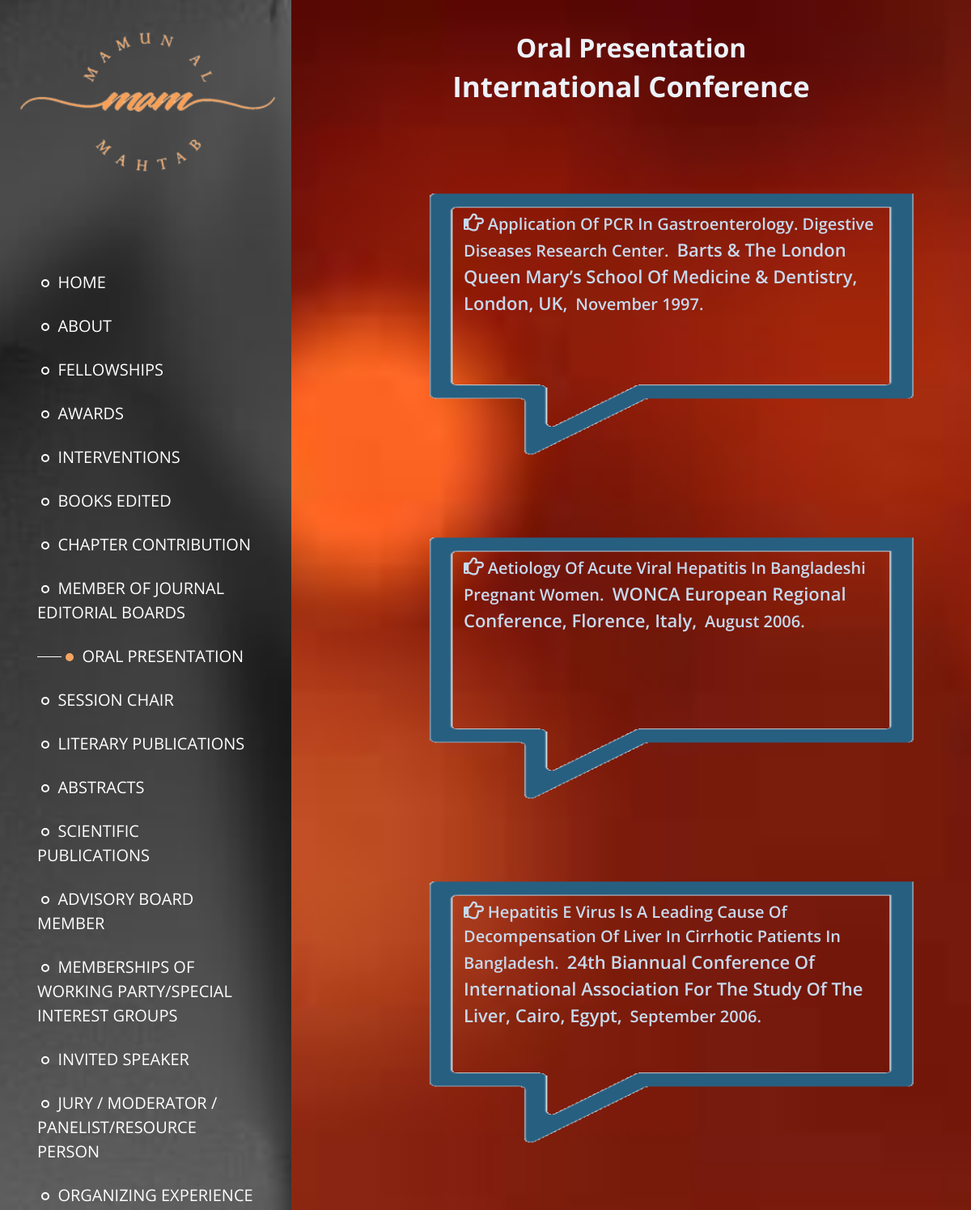
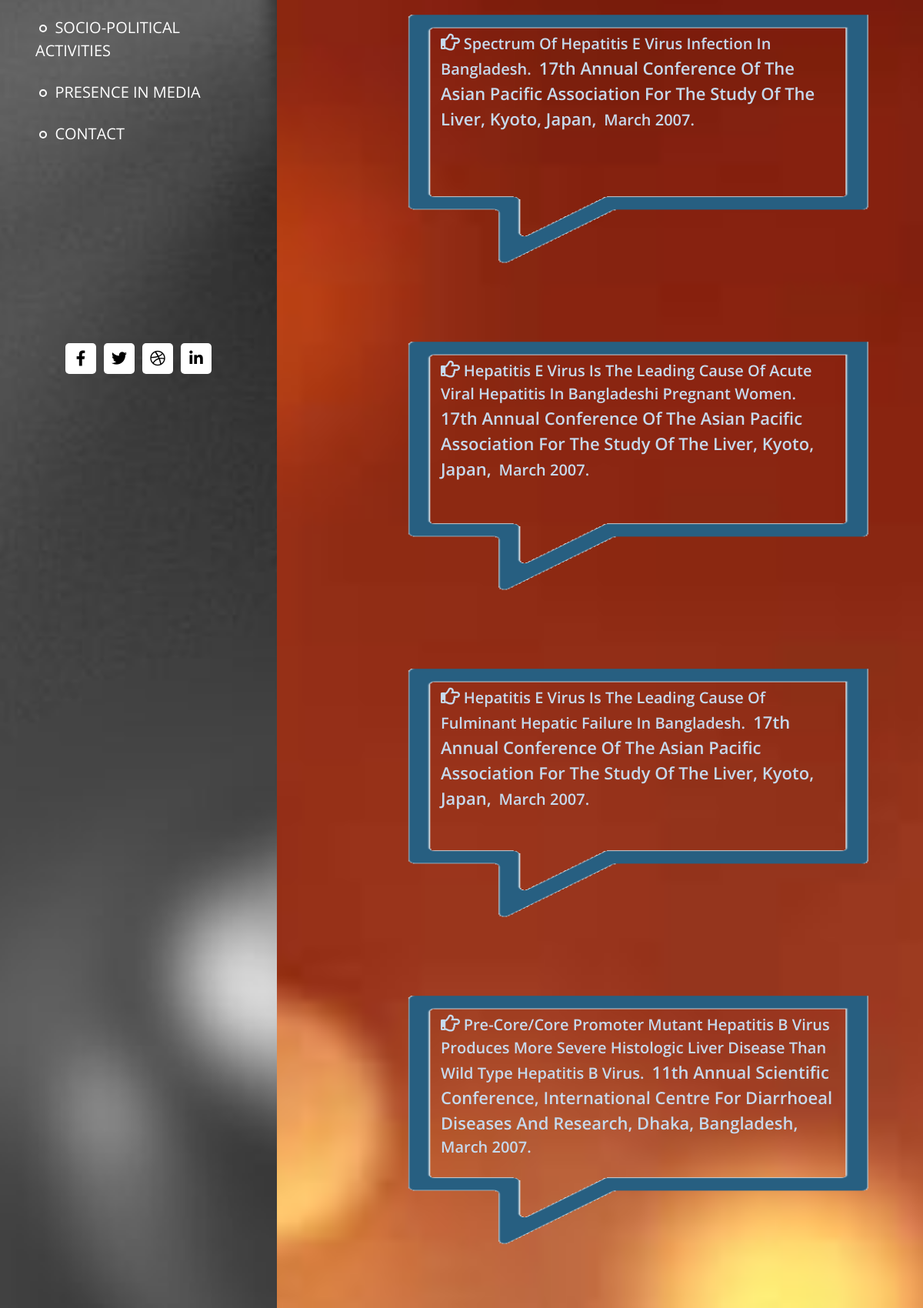
Page /oral_inter_conf.php (upper part) on the committed database (2 pictures, top to bottom).
### tables this page shows
CREATE TABLE `oral_inter_conf` (
  `oral_inter_conf_id` int(11) NOT NULL,
  `admin_id` int(11) DEFAULT NULL,
  `title` varchar(128) NOT NULL,
  `conf_name` varchar(128) NOT NULL,
  `date` varchar(128) NOT NULL
);

### oral_inter_conf.php (the view, shortened to what this page needs)
<!DOCTYPE html>
    <html lang="en">
    <head>
        <link rel="stylesheet" href="css/all.min.css" />
        <link rel="stylesheet" href="css/bootstrap.min.css" />
        <link rel="stylesheet" href="slick/slick.css" />
        <link rel="stylesheet" href="slick/slick-theme.css" />
        <link rel="stylesheet" href="css/magnific-popup.css">
        <link rel="stylesheet" href="css/templatemo-dream-pulse.css" />
        <link rel="stylesheet" href="css/action_view.css">
        <link rel="stylesheet" href="css/action_response.css">
    </head>
    <body>
        <main class="container-fluid">
            <div class="row">
                <nav id="tmSidebar" class="tm-bg-black-transparent tm-sidebar">
                    <div class="tm-sidebar-sticky">
                    <div class="tm-brand-box">
                            <img src="img/rez_logo.png" alt="logo" class="menu-img">
                        </div>
                        <ul id="tmMainNav" class="nav flex-column text-uppercase text-right tm-main-nav">
                            <li class="nav-item">
                                <a href="javascript:void(0);"
                                 onclick="window.location.href='index.php'" class="nav-link">
                                    <span class="circle"></span>
                                    Home
                                </a>
                            </li>
                            <li class="nav-item">
                                <a href="javascript:void(0);"
                                onclick="window.location.href='about.php'"
                                class="nav-link ">
                                    <span class="circle"></span>
                                    About
                                </a>
                            </li>
                            <li class="nav-item">
                                <a href="javascript:void(0);"
                                onclick="window.location.href='fellow.php'" class="nav-link">
                                    <span class="circle"></span>
                                    Fellowships
                                </a>
                            </li>
                            <li class="nav-item">
                                <a href="javascript:void(0);"
                                onclick="window.location.href='award_menu.php'" class="nav-link">
                                    <span class="circle"></span>
                                    Awards
                                </a>
                            </li>
                            <li class="nav-item">
                                <a href="javascript:void(0);"
                                onclick="window.location.href='intervention.php'" class="nav-link">
                                    <span class="circle"></span>
                                    Interventions
                                </a>
                            </li>
                            <li class="nav-item">
                                <a href="javascript:void(0);"
                                onclick="window.location.href='book_edited.php'" class="nav-link">
                                    <span class="circle"></span>
                                    Books Edited
                                </a>
                            </li>
                            <li class="nav-item">
                                <a href="javascript:void(0);"
                                 onclick="window.location.href='chapter.php'" class="nav-link">
                                    <span class="circle"></span>
                                    Chapter contribution
                                </a>
                            </li>
                            <li class="nav-item">
                                <a href="javascript:void(0);"
                                onclick="window.location.href='journal_menu.php'" class="nav-link">
                                    <span class="circle"></span>
                                    Member of Journal Editorial Boards
                                </a>
                            </li>
                            <li class="nav-item">
                                <a href="javascript:void(0);"
                                onclick="window.location.href='oral_menu.php'"
                                class="nav-link magic">
                                    <span class="rect"></span>
                                    <span class="circle"></span>
                                    Oral Presentation
                                </a>
                            </li>
                            <li class="nav-item">
                                <a href="javascript:void(0);"
                                onclick="window.location.href='session_menu.php'" class="nav-link">
                                    <span class="circle"></span>
                                    Session Chair
                                </a>
                            </li>
                            <li class="nav-item">
                                <a href="javascript:void(0);"
                                onclick="window.location.href='literary.php'" class="nav-link">
                                    <span class="circle"></span>
                                    Literary Publications
                                </a>
                            </li>
                            <li class="nav-item">
                                <a href="javascript:void(0);"
                                onclick="window.location.href='abstract_menu.php'" class="nav-link">
                                    <span class="circle"></span>
                                    Abstracts
                                </a>
                            </li>
                            <li class="nav-item">
                                <a href="javascript:void(0);"
                                onclick="window.location.href='scientific_menu.php'" class="nav-link">
                                    <span class="circle"></span>
                                    Scientific Publications
                                </a>
                            </li>
                            <li class="nav-item">
                                <a href="javascript:void(0);"
                                 onclick="window.location.href='advisory.php'" class="nav-link">
                                    <span class="circle"></span>
                                    Advisory Board Member
                                </a>
                            </li>
                            <li class="nav-item">
                                <a href="javascript:void(0);"
                                onclick="window.location.href='working_party.php'" class="nav-link">
                                    <span class="circle"></span>
                                    Memberships of Working Party/Special Interest Groups
                                </a>
                            </li>
                            <li class="nav-item">
                                <a href="javascript:void(0);"
                                onclick="window.location.href='invited_menu.php'"
                                 class="nav-link">
                                    <span class="circle"></span>
                                    Invited Speaker
                                </a>
                            </li>
                            <li class="nav-item">
                                <a href="javascript:void(0);"
                                onclick="window.location.href='jury_menu.php'" class="nav-link">
                                    <span class="circle"></span>
                                    Jury / Moderator / Panelist/Resource Person
                                </a>
                            </li>
                            <li class="nav-item">
                                <a href="javascript:void(0);"
                                onclick="window.location.href='organization_menu.php'" class="nav-link">
                                    <span class="circle"></span>
                                    Organizing Experience
                                </a>
                            </li>
                            <li class="nav-item">
                                <a href="javascript:void(0);"
                                onclick="window.location.href='socio_political.php'" class="nav-link">
                                    <span class="circle"></span>
                                    Socio-Political Activities
                                </a>
                            </li>
                            <li class="nav-item">
                                <a href="javascript:void(0);"
                                onclick="window.location.href='media.php'" class="nav-link">
                                    <span class="circle"></span>
                                    Presence in Media
                                </a>
                            </li>
                            <li class="nav-item">
                                <a href="javascript:void(0);"
                                onclick="window.location.href='contact.php'"
                                class="nav-link">
                                    <span class="circle"></span>
                                    Contact
                                </a>
                            </li>
                        </ul>
                        <ul class="nav flex-row tm-social-links">
                            <li class="nav-item">
                                <a href="https://facebook.com" class="nav-link tm-social-link">
                                    <i class="fab fa-facebook-f"></i>
                                </a>
                            </li>
                            <li class="nav-item">
                                <a href="https://twitter.com" class="nav-link tm-social-link">
                                    <i class="fab fa-twitter"></i>
                                </a>
                            </li>
                            <li class="nav-item">
                                <a href="https://dribbble.com" class="nav-link tm-social-link">
                                    <i class="fab fa-dribbble"></i>
                                </a>
                            </li>
                            <li class="nav-item">
                                <a href="https://linkedin.com" class="nav-link tm-social-link">
                                    <i class="fab fa-linkedin-in"></i>
                                </a>
                            </li>
                        </ul>
                    </div>
                </nav>
                <main role="main" class="ml-sm-12 col-12">
                    <div class="tm-section-wrap oral_int_back_image">
                    <h2 class="oral_int_heading">Oral Presentation</h2>
                    <h3 class="oral_int_head2">International Conference</h3>
                        <section class="row tm-section">
                            <div id="oral_int" class="section-oral_int">
                                <ul class="oral_int_ul">
                                    <?php
                                        require_once "admin/pdo.php";
                                        $stmt = $pdo->query("SELECT * FROM oral_inter_conf");
                                        $rows = $stmt->fetchAll(PDO::FETCH_BOTH);
                                        $results_per_page = 10;
                                        if (!isset($_GET['page'])) {
                                           $page = 1;
                                        } else {
                                            $page = $_GET['page'];
                                        }
                                        $this_page_first_result = ($page - 1) * $results_per_page;
                                        $stmt = 'SELECT * FROM oral_inter_conf LIMIT ' . $this_page_first_result . ',' .  $results_per_page;
                                        $pdostmt = $pdo->query($stmt);
                                        $rows = $pdostmt->fetchAll(PDO::FETCH_BOTH);
                                         foreach ($rows as $row) {
                                            echo  '<div class="col-xl-6 mb-5">';
                                            echo  '<div class="oral_int">';
                                            echo  '<img src="img/ms1.png" alt="orali" class="img_fluid">';
                                            echo  '<div class="oral_int-content">';
                                            echo   "<i class='far'>&#xf0a4;</i> <span class='oral_int-title'>" . htmlentities($row['title']) . ".\t" . "</span>";
                                            echo   "<b class='oral_int-conf'>" . htmlentities($row['conf_name']) . ",</b>" . "\t";
                                            echo   "<span class='oral_int-date'>" . htmlentities($row['date']) . ".</span>";
                                            echo '<br>';
                                            echo  '</div>';
                                            echo  '</div>';
                                            echo  '</div>';
                                            echo '<br>';
                                        }
                                    ?>
                                </ul>
                            </div>
                            </section>
                        <br>
                    <br>
                    <br>
                    </div>
                </main>
            </div>
    </body>
    </html>

### css/templatemo-dream-pulse.css (style rules this page uses)
body { font-family: "Open Sans", Arial, Helvetica, sans-serif; font-size: 18px; font-weight: 400; overflow-x: hidden; color: #707172; background-color: #666; }
a { transition: all 0.3s ease; }
.container-fluid { padding-left: 0; padding-right: 0; }
.tm-bg-black-transparent { background-color: rgba(0, 0, 0, 0.3); }
.tm-section { display: flex; align-items: center; height: auto; max-width: 1275px; padding: 66px 60px; }
.tm-brand-box { box-sizing: content-box; width: 100%; max-width: 230px; min-height: 160px; color: white; text-align: center; margin: 70px auto 90px; }
.tm-sidebar { position: fixed; top: 0; bottom: 0; left: 0; z-index: 100; padding-left: 70px; padding-right: 70px; width: 400px; max-width: 400px; position: fixed; background-image: url('../img/sid.jpg'); background-position: center; background-repeat: no-repeat; background-size: cover; }
.tm-sidebar { overflow-y: scroll; scrollbar-width: none; -ms-overflow-style: none; }
.tm-sidebar-sticky { display: flex; flex-direction: column; align-items: center; justify-content: center; }
.tm-section-wrap { width: calc(100% - 400px); margin-left: auto; margin-right: 0; }
.tm-main-nav > li > a { color: white; }
.tm-main-nav { margin-bottom: 160px; }
.nav-item { text-align: left; }
.nav-link span { display: inline-block; position: relative; }
.nav-link .circle { margin-right: 5px; height: 10px; width: 10px; left: 0px; top: -1px; border-radius: 50%; background-color: transparent; border: 2px solid #fff; transition: all 0.3s; }
.nav-link .rect { height: 1px; width: 0px; left: 0; bottom: 5.5px; background-color: #fff; -webkit-transition: -webkit-transform 0.1s, width 0.6s; -moz-transition: -webkit-transform 0.1s, width 0.6s; transition: transform 0.1s, width 0.6s; }
.nav-link { font-size: 1.25rem; padding-top: 12px; padding-bottom: 12px; }
.nav-link .rect { opacity: 0; transition: all 0.3s ease; }
.nav-link .circle .active, .magic .circle { background-color: #fff; }
.nav-item .rect .active, .magic .rect { opacity: 1; width: 30px; }
.nav-link span { display: inline-block; position:relative; }
.tm-social-links { margin-bottom: 27px; }
.tm-social-link { width: 40px; height: 40px; color: black; background-color: white; margin: 8px; border-radius: 5px; padding: 0; display: flex; align-items: center; justify-content: center; }
@media (max-width: 1600px) { .tm-sidebar { width: 30%; max-width: none; padding-left: 30px; padding-right: 30px; } }
@media (max-width: 1600px) { .tm-social-link { margin: 5px; } }
@media (max-width: 1600px) { .tm-section-wrap { width: 70%; } }

### rows in the picture
oral_inter_conf: title "Application Of PCR In Gastroenterology. Digestive Diseases Research Center", conf_name "Barts & The London Queen Mary’s School Of Medicine & Dentistry, London, UK", date "November 1997"
oral_inter_conf: title "Aetiology Of Acute Viral Hepatitis In Bangladeshi Pregnant Women", conf_name "WONCA European Regional Conference, Florence, Italy", date "August 2006"
oral_inter_conf: title "Hepatitis E Virus Is A Leading Cause Of Decompensation Of Liver In Cirrhotic Patients In Bangladesh", conf_name "24th Biannual Conference Of International Association For The Study Of The Liver, Cairo, Egypt", date "September 2006"
oral_inter_conf: title "Spectrum Of Hepatitis E Virus Infection In Bangladesh", conf_name "17th Annual Conference Of The Asian Pacific Association For The Study Of The Liver, Kyoto, Japan", date "March 2007"
oral_inter_conf: title "Hepatitis E Virus Is The Leading Cause Of Acute Viral Hepatitis In Bangladeshi Pregnant Women", conf_name "17th Annual Conference Of The Asian Pacific Association For The Study Of The Liver, Kyoto, Japan", date "March 2007"
oral_inter_conf: title "Hepatitis E Virus Is The Leading Cause Of Fulminant Hepatic Failure In Bangladesh", conf_name "17th Annual Conference Of The Asian Pacific Association For The Study Of The Liver, Kyoto, Japan", date "March 2007"
oral_inter_conf: title "Pre-Core/Core Promoter Mutant Hepatitis B Virus Produces More Severe Histologic Liver Disease Than Wild Type Hepatitis B Virus", conf_name "11th Annual Scientific Conference, International Centre For Diarrhoeal Diseases And Research, Dhaka, Bangladesh", date "March 2007"
